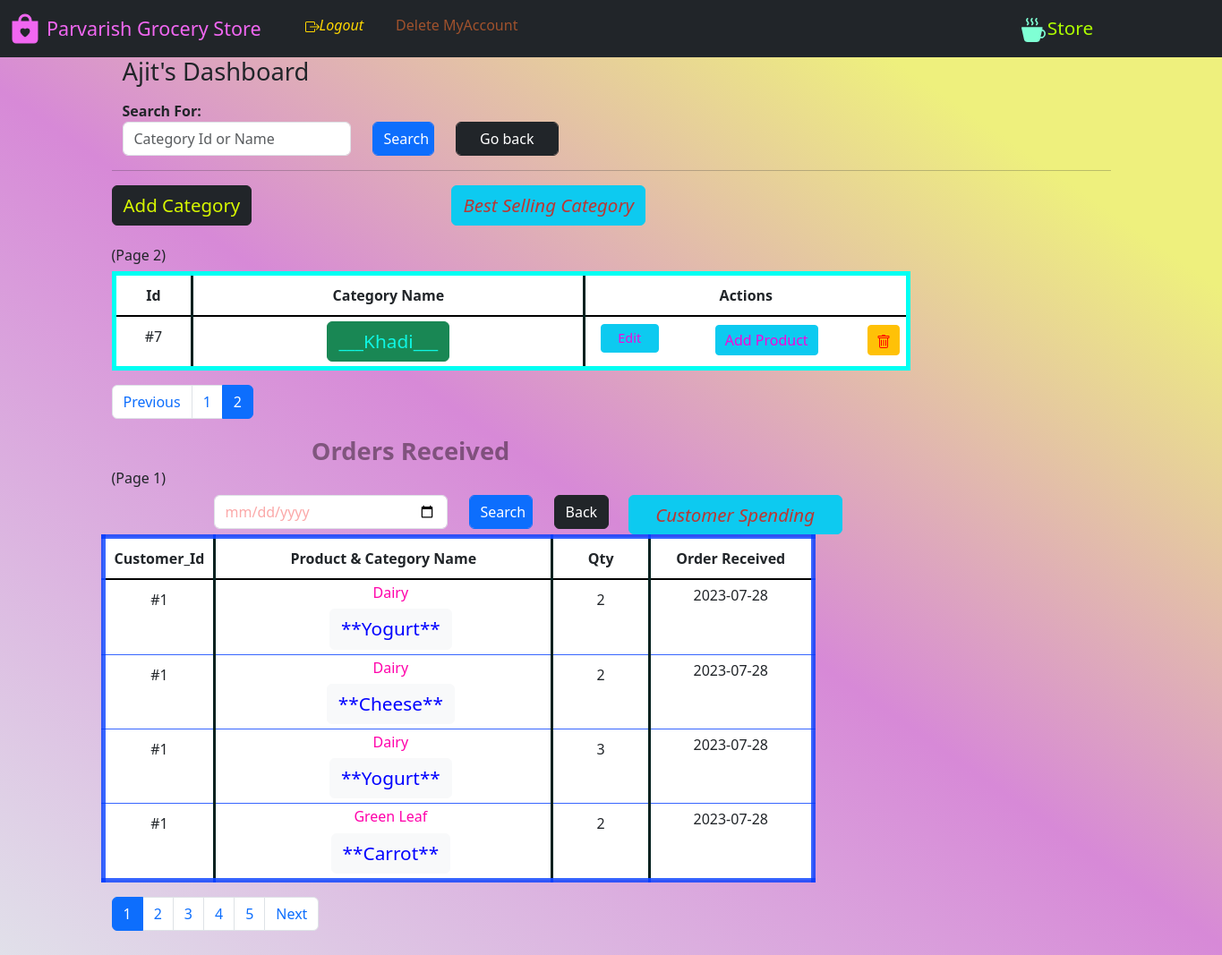
The page /manager_dash?page_1=2 (signed in) on the database as committed earlier.
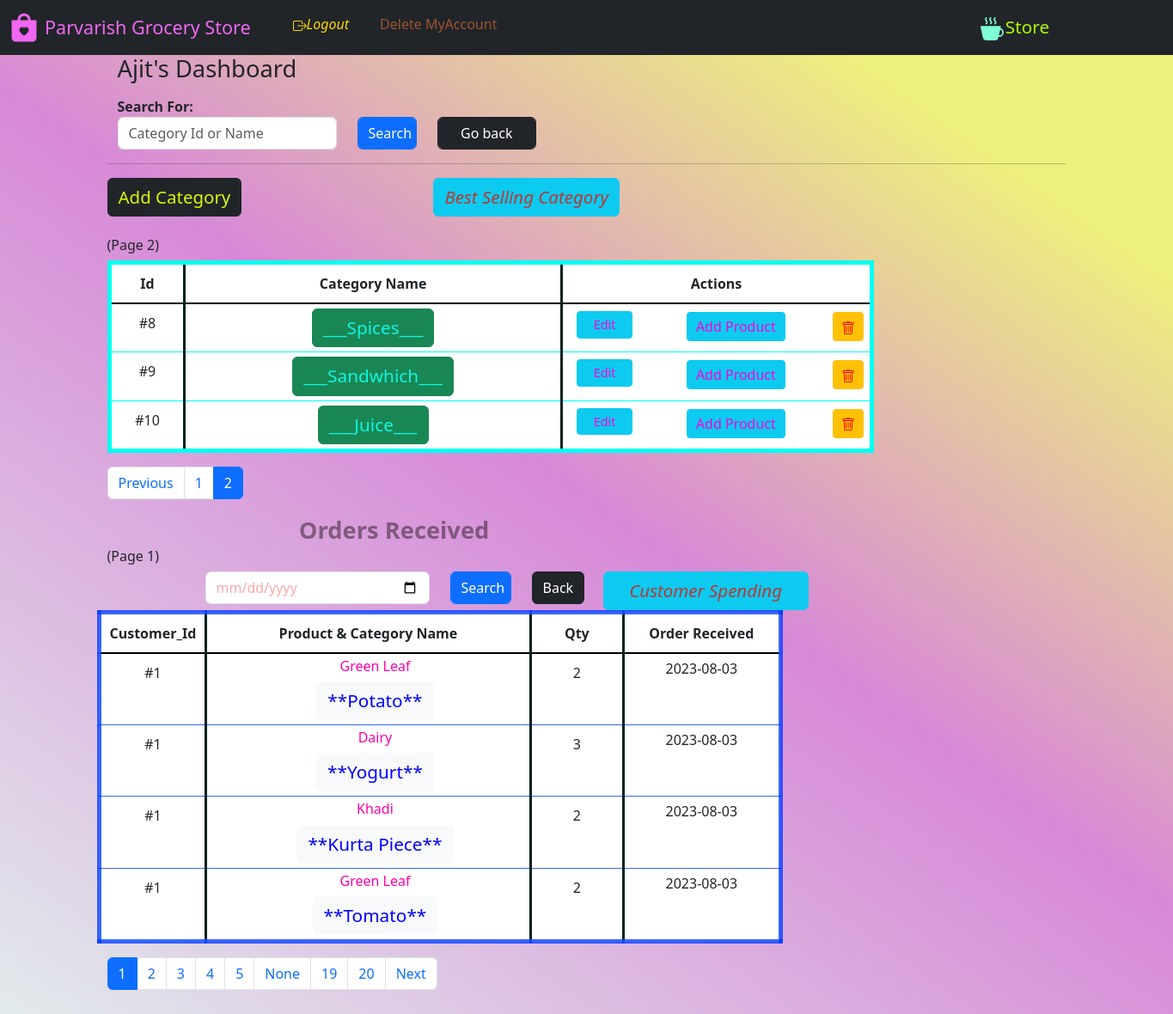
The same page on the database as committed later.
### website/model.py (models this page shows)
class Category(db.Model):
    category_Name = db.Column(db.String(), nullable=False, unique=True)
    category_Id = db.Column(db.Integer(), primary_key=True)
    description = db.Column(db.String())
    managedBy_Id = db.Column(db.Integer(), db.ForeignKey('store.id'))
    catalog = db.relationship('Product', backref='parent')

class Ecom(db.Model):
    id = db.Column(db.Integer(), primary_key=True)
    quantity_inCart = db.Column(db.Integer(), nullable=False)
    product_id = db.Column(db.Integer(), db.ForeignKey(
        'product.product_id'))
    customer_id = db.Column(db.Integer(), db.ForeignKey(
        'customer.id'))
    category_name = db.Column(db.String(), nullable=False)
    manager_id = db.Column(db.Integer(), nullable=False)
    product_name = db.Column(db.String(), nullable=False)
    price_perunit = db.Column(db.Integer(), nullable=False)
    date_added = db.Column(db.Date, default=date.today())

### website/views.py (the view, shortened to what this page needs)
@login_required
@Views.route('/manager_dash', methods=["GET", "POST"])
def Dash_manager():
    manager_id = session['id']
    manager = Store.query.get(manager_id)
    list = []
    if os.path.isfile('website/static/BestCategory.png'):
        os.remove('website/static/BestCategory.png')
    pd_1()
    if os.path.isfile('website/static/BestCustomer.png'):
        os.remove('website/static/BestCustomer.png')
    pd_2()
    page_1 = request.args.get('page_1', 1, type=int)
    pagination_1 = Category.query.filter(
        Category.managedBy_Id == manager_id).order_by(
        Category.category_Id).paginate(page=page_1, per_page=4)
    for items in pagination_1:
        n = Category_warning(items.category_Id)
        list.append(n)
    page_2 = request.args.get('page_2', 1, type=int)
    pagination_2 = Ecom.query.filter(Ecom.manager_id == manager_id).order_by(
        Ecom.date_added.desc()).paginate(page=page_2, per_page=4)
    categorie = []
    ord = Category.query.all()
    for item in ord:
        nom = item.category_Name
        categorie.append(nom)
    if request.method == 'POST' and 'cname' in request.form:
        c1 = request.form.get("cname")
        c = Category(category_Name=c1, managedBy_Id=manager_id)
        db.session.add(c)
        db.session.commit()
        return render_template('dash_m.html', categories=pagination_1, name=manager.username, id=manager_id, orders=pagination_2)
    return render_template('dash_m.html', categories=pagination_1, name=manager.username, id=manager_id, orders=pagination_2, list=list)

### website/auth.py (called while the page is built)
@App.login_manager.user_loader
def load_customer(id):
    if id is not None:
        return Customer.query.get(int(id))
    return None

### website/views.py (called while the page is built)
def Category_warning(id):
    category = Category.query.get(id)
    produce = Product.query.filter(Product.category_Id == id).all()
    m = 0
    for pro in produce:
        if pro.stock > 0:
            m += 1
    n = len(produce) - m
    return n

def pd_1():
    Orders_csv = pd.read_csv(Path('website/static', 'orders.csv'))
    Orders_ = pd.DataFrame(Orders_csv)
    Orders_['month'] = Orders_['purchase date'].str[5:7]
    Orders_['month'] = Orders_['month'].astype('int32')
    Orders_['quantity'] = Orders_['quantity'].astype('int32')
    Orders_['price'] = pd.to_numeric(Orders_['price'])
    Orders_['sales'] = Orders_['quantity'] * Orders_['price']
    ola = Orders_.groupby('category').sum()['sales'].reset_index()
    cat = ola.category.tolist()
    sale = ola.sales.tolist()
    plt.bar(cat, sale, color='orange')
    plt.xticks(cat)
    plt.ylabel("Total Revenue (Rs)")
    plt.xlabel("Category Name")
    plt.savefig('website/static/BestCategory.png')
    plt.clf()

### website/templates/dash_m.html (shortened to what the changed rows need)
{% extends "base.html" %} {% block title %}Store Admin{% endblock %} {% block content %}
<section>
<div>
  {% if categories.items|length == 0 %}
  <div class="alert alert-warning" role="alert">
    <p>None Categories Found, Not Added yet.</p>
    Press
    <button type="button" class="btn btn-dark btn-sm">
      <a
        href="{{url_for('views.Add_category')}}"
        class="alert-link;text-decoration: none;"
        style="
          /* background-color: green; */
          color: rgb(153, 43, 226);
          padding: 10px 10px; text-decoration: none;
        "
        >'Add Category'</a
      >
    </button>
    to add a new category
  </div>
  {% else %}
<br>
<br>
  <table class="table table-hover"
    style="
      border: 5px solid rgb(0, 255, 242);
      /* background-color: #96d4d4; */
      width: 80%;
    "
  ><thead class="thead-dark">
    <tr align="center" style="border-bottom: 2px solid black">
      <th
        style="
          padding: 10px 10px;
          width: 10%;
          border-right: 3px solid rgb(3, 33, 31);
        "
      >
        Id
      </th>
      <th
        style="
          border-right: 3px solid rgb(3, 33, 31);
          padding: 10px 10px;
          width: 35%;
        "
      >
        Category Name
      </th>
      <th style=" padding: 10px 10px; width: 45%" colspan="3">
        Actions
      </th>
    </tr></thead>
    <tbody>
    {% for variety in categories.items %}
    <tr align="center" style="width: 100%">
      <td style="padding: 10px; border-right: 3px solid rgb(3, 33, 31)">
        #{{ variety.category_Id }}
      </td>
      <td
        style="width: 50%; padding: 5px; border-right: 3px solid rgb(3, 33, 31)"
      >
        <a class="btn btn-success"
            style="color: rgb(16, 246, 227);text-decoration: none;font-size: 1.3em"
            href="/manager_dash/category_catalog/{{ variety.category_Id }}"
            >___{{ variety.category_Name }}___</a
          ></button>
      </td>
      <td >
        <a class="btn btn-info btn-sm" style="width:80%;color:rgb(246, 5, 218);font-size: 0.9em"  href="{{ url_for('views.Update_category', id = variety.category_Id)}}"
          >Edit</a
        >
      </td>
      <td  >
        <strong><a class="btn btn-info btn-sm" style="width:60%;color:rgb(246, 5, 218);font-size: 1em;margin:1px" href="/manager_dash/category_create/{{ variety.category_Id }}" style="text-decoration: none;"
          >Add Product</a
        ></strong>
      </td>
      <td >
      <strong><a class="btn btn-warning btn-sm"  onclick="return confirm('Are you sure to delete?')" style="width:100%; color: red;text-decoration: none;font-size: 1em;margin:1px" href="/manager_dash/delete_category/{{ variety.category_Id }}"></a></strong></button>
      </td></tr>
    </tr></tbody>
    {% endfor %}
  </table>
  <nav aria-label="...">
    <ul class="pagination">
      {% for number in categories.iter_pages() %}
          {% if categories.page != number %}
             <li class="page-item "><a class="page-link" href="{{ url_for('views.Dash_manager', page_1=number) }}">{{ number }}</a></li>
      {% else %}
        <li class="page-item ">
          <a class="page-link active" href="{{ url_for('views.Dash_manager', page_1=categories.page) }}">{{ categories.page }}</a>
      </li>
  {% endif %}
  {% endfor %}
    </ul>
  </nav>
  {% endif %}
</div></section>
<section>
  <table class="table table-hover"
    style="
      border: 5px solid rgba(0, 60, 255, 0.781);
      /* background-color: #96d4d4; */
      width: 70%;
    "
  ><thead class="thead-dark">
    <tr align="center" style="border-bottom: 2px solid black">
      <th
        style="
          padding: 10px 10px;
          width: 10%;
          border-right: 3px solid rgb(3, 33, 31);
        "
      >
        Customer_Id
      </th>
      <th
        style="
          border-right: 3px solid rgb(3, 33, 31);
          padding: 10px 10px;
          width: 45%;
        " colspan="2"
      >
        Product & Category Name
    </th>
    <th
        style="
          border-right: 3px solid rgb(3, 33, 31);
          padding: 10px 10px;
          width: 15%;
        "
      >
        Qty
    </th>
      <th style=" border-right: 3px solid rgb(3, 33, 31);padding: 10px 10px; width: 25%">
        Order Received
      </th>
    </tr></thead>
    <tbody>
    {% for record in orders.items %}
    <tr align="center" style="width: 100%">
      <td style="padding: 10px; border-right: 3px solid rgb(3, 33, 31)">
        #{{ record.customer_id }}
      </td>
      <td
      ><span>
        <td style="width: 50%; padding: 5px; border-right: 3px solid rgb(3, 33, 31)"><small style="color:#0000ff" class="text-muted"><h6 style="color:rgb(255, 0, 170)" class="font-weight-light" >{{ record.category_name}}</h6></small>
          <a class="btn btn-light"
            style="color: #0000ff;text-decoration: none;font-size: 1.3em"
            href=""
            >**{{ record.product_name }}**</a
          ></span></button></td>
      <td style="padding: 10px; border-right: 3px solid rgb(3, 33, 31)">
        {{ record.quantity_inCart }}
      </td>
      <td  style="width: 50%; padding: 5px; border-right: 3px solid rgb(3, 33, 31)">{{ record.date_added }}
      </td>
      </tr>
  </tbody>
    {% endfor %}
  </table></div></section>
<nav aria-label="...">
  <ul class="pagination">
    {% for number in orders.iter_pages() %}
        {% if orders.page != number %}
           <li class="page-item "><a class="page-link" href="{{ url_for('views.Dash_manager', page_2=number) }}">{{ number }}</a></li>
    {% else %}
      <li class="page-item ">
        <a class="page-link active" href="{{ url_for('views.Dash_manager', page_2=orders.page) }}">{{ orders.page }}</a>
    </li>
{% endif %}
{% endfor %}
  </ul>
</nav>
{% endblock %}

Rows that differ between the two databases and show on the page:
no longer on this page (row unchanged): Category: category_Id "7", category_Name "Khadi"
no longer on this page (row unchanged): Ecom: customer_id "1", category_name "Dairy", product_name "Yogurt", quantity_inCart "2", date_added "2023-07-28"
no longer on this page (row unchanged): Ecom: customer_id "1", category_name "Dairy", product_name "Cheese", quantity_inCart "2", date_added "2023-07-28"
no longer on this page (row unchanged): Ecom: customer_id "1", category_name "Dairy", product_name "Yogurt", quantity_inCart "3", date_added "2023-07-28"
no longer on this page (row unchanged): Ecom: customer_id "1", category_name "Green Leaf", product_name "Carrot", quantity_inCart "2", date_added "2023-07-28"
added Category: category_Id "8", category_Name "Spices"
added Category: category_Id "9", category_Name "Sandwhich"
added Category: category_Id "10", category_Name "Juice"
added Ecom: customer_id "1", category_name "Green Leaf", product_name "Potato", quantity_inCart "2", date_added "2023-08-03"
added Ecom: customer_id "1", category_name "Dairy", product_name "Yogurt", quantity_inCart "3", date_added "2023-08-03"
added Ecom: customer_id "1", category_name "Khadi", product_name "Kurta Piece", quantity_inCart "2", date_added "2023-08-03"
added Ecom: customer_id "1", category_name "Green Leaf", product_name "Tomato", quantity_inCart "2", date_added "2023-08-03"
Other text that changed with them:
new list line: "None"
new list line: "19"
new list line: "20"
